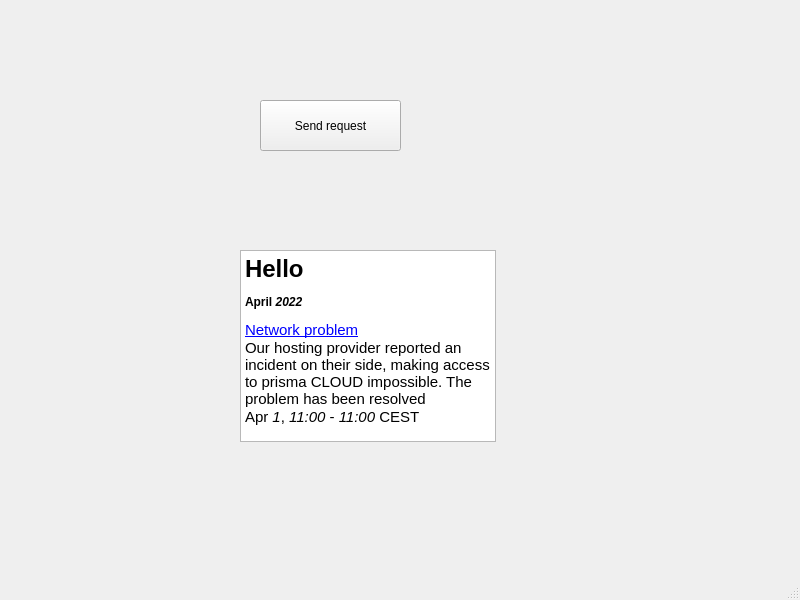
<?xml version="1.0" encoding="UTF-8"?>
<ui version="4.0">
 <class>MainWindow</class>
 <widget class="QMainWindow" name="MainWindow">
  <property name="geometry">
   <rect>
    <x>0</x>
    <y>0</y>
    <width>800</width>
    <height>600</height>
   </rect>
  </property>
  <property name="windowTitle">
   <string>MainWindow</string>
  </property>
  <widget class="QWidget" name="centralwidget">
   <widget class="QPushButton" name="pushButton">
    <property name="geometry">
     <rect>
      <x>260</x>
      <y>100</y>
      <width>141</width>
      <height>51</height>
     </rect>
    </property>
    <property name="text">
     <string>Send request</string>
    </property>
   </widget>
   <widget class="QTextBrowser" name="textBrowser">
    <property name="geometry">
     <rect>
      <x>240</x>
      <y>250</y>
      <width>256</width>
      <height>192</height>
     </rect>
    </property>
    <property name="html">
     <string>&lt;!DOCTYPE HTML PUBLIC &quot;-//W3C//DTD HTML 4.0//EN&quot; &quot;http://www.w3.org/TR/REC-html40/strict.dtd&quot;&gt;
&lt;html&gt;&lt;head&gt;&lt;meta name=&quot;qrichtext&quot; content=&quot;1&quot; /&gt;&lt;style type=&quot;text/css&quot;&gt;
p, li { white-space: pre-wrap; }
&lt;/style&gt;&lt;/head&gt;&lt;body style=&quot; font-family:'Ubuntu'; font-size:11pt; font-weight:400; font-style:normal;&quot;&gt;
&lt;h1 style=&quot; margin-top:18px; margin-bottom:12px; margin-left:0px; margin-right:0px; -qt-block-indent:0; text-indent:0px;&quot;&gt;&lt;span style=&quot; font-size:xx-large; font-weight:600;&quot;&gt;Hello&lt;/span&gt;&lt;/h1&gt;
&lt;h4 style=&quot; margin-top:12px; margin-bottom:12px; margin-left:0px; margin-right:0px; -qt-block-indent:0; text-indent:0px;&quot;&gt;&lt;span style=&quot; font-size:medium; font-weight:600;&quot;&gt;April &lt;/span&gt;&lt;span style=&quot; font-size:medium; font-weight:600; font-style:italic;&quot;&gt;2022&lt;/span&gt;&lt;/h4&gt;
&lt;p style=&quot; margin-top:0px; margin-bottom:0px; margin-left:0px; margin-right:0px; -qt-block-indent:0; text-indent:0px;&quot;&gt;&lt;a href=&quot;https://status.prismacloud.com/incidents/l66db86c0j7w&quot;&gt;&lt;span style=&quot; text-decoration: underline; color:#0000ff;&quot;&gt;Network problem&lt;/span&gt;&lt;/a&gt;&lt;/p&gt;
&lt;p style=&quot; margin-top:0px; margin-bottom:0px; margin-left:0px; margin-right:0px; -qt-block-indent:0; text-indent:0px;&quot;&gt;Our hosting provider reported an incident on their side, making access to prisma CLOUD impossible. The problem has been resolved&lt;/p&gt;
&lt;p style=&quot; margin-top:0px; margin-bottom:0px; margin-left:0px; margin-right:0px; -qt-block-indent:0; text-indent:0px;&quot;&gt;Apr &lt;span style=&quot; font-style:italic;&quot;&gt;1&lt;/span&gt;, &lt;span style=&quot; font-style:italic;&quot;&gt;11:00&lt;/span&gt; - &lt;span style=&quot; font-style:italic;&quot;&gt;11:00&lt;/span&gt; CEST&lt;/p&gt;&lt;/body&gt;&lt;/html&gt;</string>
    </property>
   </widget>
  </widget>
  <widget class="QMenuBar" name="menubar">
   <property name="geometry">
    <rect>
     <x>0</x>
     <y>0</y>
     <width>800</width>
     <height>22</height>
    </rect>
   </property>
  </widget>
  <widget class="QStatusBar" name="statusbar"/>
 </widget>
 <resources/>
 <connections/>
</ui>
